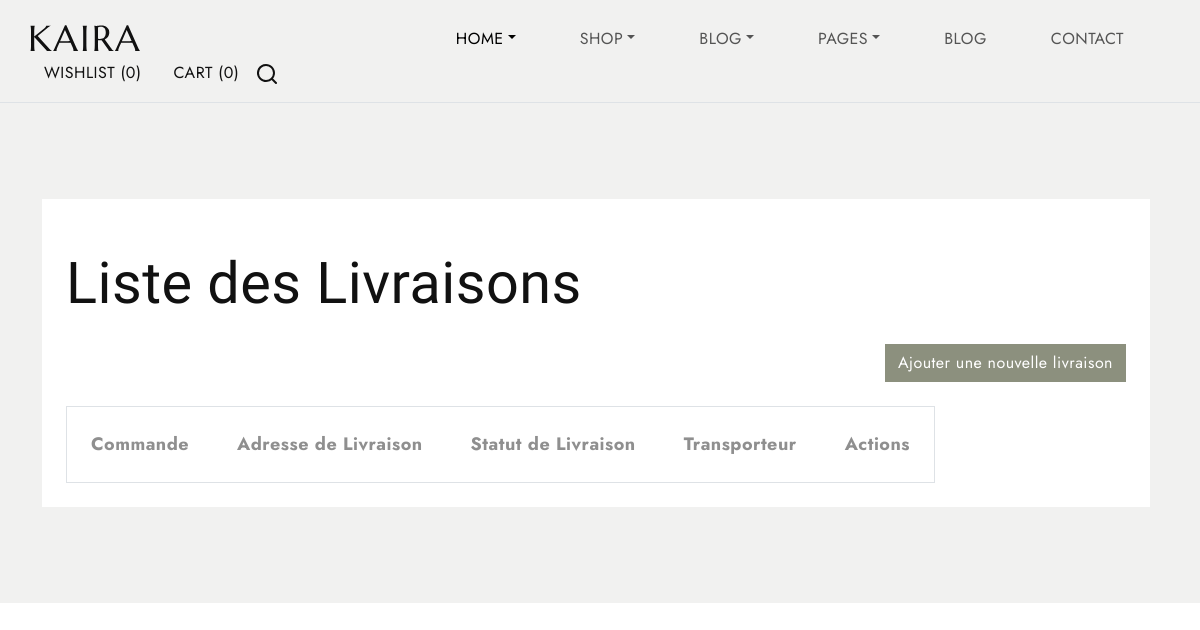
Before: /livraisons/ with the older database file.
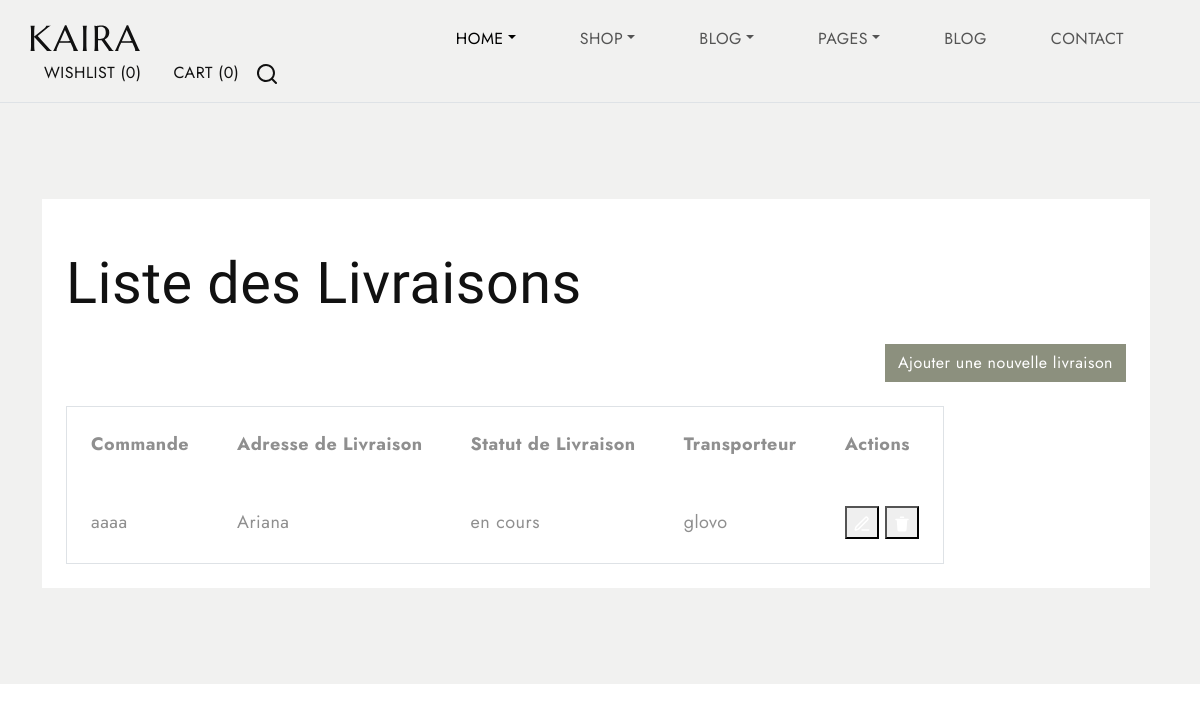
After: the same page with the newer database file.
### livraisons/models.py (models this page shows, shortened)
class Livraison(models.Model):
    governorates_data = {
        'Governorate': [
            'Ariana', 'Béja', 'Ben Arous', 'Bizerte', 'El Kef', 'Gabès', 'Gafsa', 'Jendouba',
            'Kairouan', 'Kasserine', 'Kebili', 'Mahdia', 'Manouba', 'Medenine', 'Monastir',
            'Nabeul', 'Sfax', 'Sidi Bouzid', 'Siliana', 'Sousse', 'Tataouine', 'Tozeur',
            'Tunis', 'Zaghouan'
        ],
        'Latitude': [
            36.8625, 36.7333, 36.7108, 37.2728, 36.1917, 33.8833, 34.4225, 35.1600,
            35.6772, 35.1667, 33.7050, 35.5000, 36.7933, 33.3547, 35.7694,
            36.4513, 34.7400, 35.0381, 35.5800, 35.8333, 32.9306, 33.6833,
            36.8064, 36.4267
        ],
        'Longitude': [
            10.1956, 9.1833, 10.7817, 9.8725, 8.8236, 10.1167, 8.7842, 8.9981,
            10.1008, 8.8333, 8.9650, 10.3000, 10.1622, 10.5053, 10.8194,
            10.6933, 10.7600, 9.4858, 9.1961, 10.6333, 10.4500, 8.1481,
            10.1817, 10.1767
        ]
    }
    coords_dict = {governorate: (latitude, longitude)
                   for governorate, latitude, longitude in zip(
                       governorates_data['Governorate'],
                       governorates_data['Latitude'],
                       governorates_data['Longitude']
                   )}
    GOUVERNORATS = [(governorate, governorate) for governorate in governorates_data['Governorate']]
    commande = models.CharField(max_length=100)
    adresse_livraison = models.CharField(max_length=255, choices=GOUVERNORATS)
    statut_livraison = models.CharField(max_length=50)
    transporteur = models.CharField(max_length=100)

### livraisons/views.py (the view)
# urls.py: path('', views.livraison_list, name='livraison_list'),
def livraison_list(request):
    livraisons = Livraison.objects.all()
    return render(request, 'livraisons/livraison_list.html', {'livraisons': livraisons})

### livraisons/templates/livraisons/livraison_list.html (shortened to what the changed rows need)
{% load static %}
<!DOCTYPE html>
<html lang="fr">
<head>
  <link href="https://cdn.jsdelivr.net/npm/bootstrap@5.3.0-alpha3/dist/css/bootstrap.min.css" rel="stylesheet"
>
  <link rel="stylesheet" type="text/css" href="{% static 'css/vendor.css' %}">
  <link rel="stylesheet" href="https://cdn.jsdelivr.net/npm/swiper@9/swiper-bundle.min.css" />
  <link rel="stylesheet" type="text/css" href="{% static 'style.css' %}">
</head>
<body class="homepage">
  <section class="collection bg-light position-relative py-5">
    <div class="container">
        <div class="row">
            <div class="collection-item d-flex flex-wrap my-5">
                <div class="bg-white p-4 me-2 flex-grow-1">
                    <div class="font-sans overflow-x-auto">
                        <h2 class="text-2xl font-semibold mb-4">Liste des Livraisons</h2>
                        <table class="min-w-full bg-white border border-gray-300 flex-grow-1">
                            <thead class="bg-gray-100">
                                <tr>
                                    <th class="p-4 text-left text-xs font-semibold text-gray-800">Commande</th>
                                    <th class="p-4 text-left text-xs font-semibold text-gray-800">Adresse de Livraison</th>
                                    <th class="p-4 text-left text-xs font-semibold text-gray-800">Statut de Livraison</th>
                                    <th class="p-4 text-left text-xs font-semibold text-gray-800">Transporteur</th>
                                    <th class="p-4 text-left text-xs font-semibold text-gray-800">Actions</th>
                                </tr>
                            </thead>
                            <tbody>
                                {% for livraison in livraisons %}
                                <tr class="hover:bg-gray-50">
                                    <td class="p-4 text-sm text-gray-800">{{ livraison.commande }}</td>
                                    <td class="p-4 text-sm text-gray-800">{{ livraison.adresse_livraison }}</td>
                                    <td class="p-4 text-sm text-gray-800">{{ livraison.statut_livraison }}</td>
                                    <td class="p-4 text-sm text-gray-800">{{ livraison.transporteur }}</td>
                                    <td class="p-4">
                                        <button class="bg-green-500 mr-4" data-bs-toggle="modal" data-bs-target="#updateModal{{ livraison.pk }}" aria-label="Modifier">
                                        </button>
                                        <button class="text-red-600 hover:text-red-800" data-bs-toggle="modal" data-bs-target="#deleteModal{{ livraison.pk }}" aria-label="Supprimer">
                                        </button>
                                    </td>
                                </tr>
                                {% endfor %}
                            </tbody>
                        </table>
                    </div>
                </div>
            </div>
        </div>
    </div>
</section>
</body>
</html>

Changed rows visible on the page:
added Livraison: commande "aaaa", adresse_livraison "Ariana", statut_livraison "en cours", transporteur "glovo"
